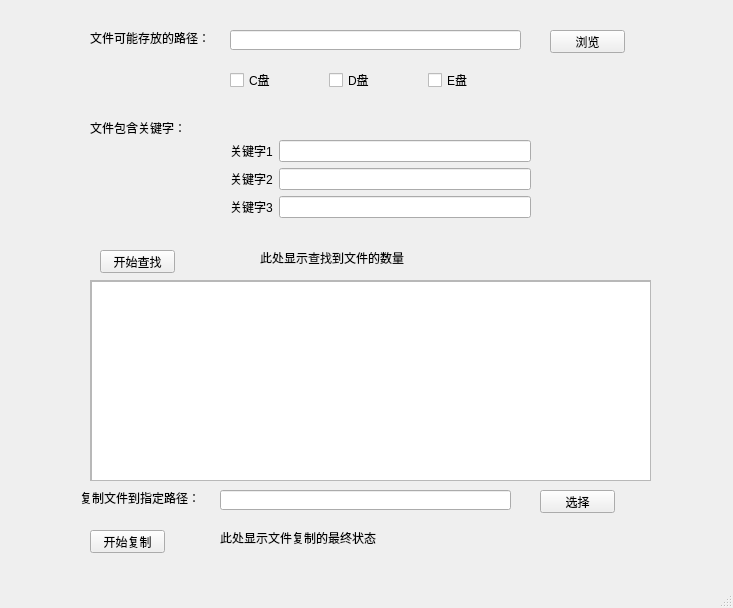
<?xml version="1.0" encoding="UTF-8"?>
<ui version="4.0">
 <class>MainWindow</class>
 <widget class="QMainWindow" name="MainWindow">
  <property name="geometry">
   <rect>
    <x>0</x>
    <y>0</y>
    <width>733</width>
    <height>608</height>
   </rect>
  </property>
  <property name="minimumSize">
   <size>
    <width>733</width>
    <height>608</height>
   </size>
  </property>
  <property name="maximumSize">
   <size>
    <width>733</width>
    <height>608</height>
   </size>
  </property>
  <property name="windowTitle">
   <string>通过关键字查询并复制文件</string>
  </property>
  <property name="windowIcon">
   <iconset>
    <normaloff>images/search.jpg</normaloff>images/search.jpg</iconset>
  </property>
  <property name="autoFillBackground">
   <bool>true</bool>
  </property>
  <widget class="QWidget" name="centralwidget">
   <widget class="QLabel" name="label_sourcePath">
    <property name="geometry">
     <rect>
      <x>90</x>
      <y>30</y>
      <width>171</width>
      <height>16</height>
     </rect>
    </property>
    <property name="text">
     <string>文件可能存放的路径：</string>
    </property>
   </widget>
   <widget class="QLineEdit" name="lineEdit_sourcePath">
    <property name="geometry">
     <rect>
      <x>230</x>
      <y>30</y>
      <width>291</width>
      <height>20</height>
     </rect>
    </property>
   </widget>
   <widget class="QWidget" name="horizontalLayoutWidget">
    <property name="geometry">
     <rect>
      <x>230</x>
      <y>50</y>
      <width>291</width>
      <height>61</height>
     </rect>
    </property>
    <layout class="QHBoxLayout" name="horizontalLayout">
     <item>
      <widget class="QCheckBox" name="checkBox_C">
       <property name="text">
        <string>C盘</string>
       </property>
      </widget>
     </item>
     <item>
      <widget class="QCheckBox" name="checkBox_D">
       <property name="text">
        <string>D盘</string>
       </property>
      </widget>
     </item>
     <item>
      <widget class="QCheckBox" name="checkBox_E">
       <property name="text">
        <string>E盘</string>
       </property>
      </widget>
     </item>
    </layout>
   </widget>
   <widget class="QPushButton" name="pushButton_selectSourcePath">
    <property name="geometry">
     <rect>
      <x>550</x>
      <y>30</y>
      <width>75</width>
      <height>23</height>
     </rect>
    </property>
    <property name="text">
     <string>浏览</string>
    </property>
   </widget>
   <widget class="QLabel" name="label_displyFindNum">
    <property name="geometry">
     <rect>
      <x>260</x>
      <y>250</y>
      <width>181</width>
      <height>16</height>
     </rect>
    </property>
    <property name="text">
     <string>此处显示查找到文件的数量</string>
    </property>
   </widget>
   <widget class="QLineEdit" name="lineEdit_TargetPath">
    <property name="geometry">
     <rect>
      <x>220</x>
      <y>490</y>
      <width>291</width>
      <height>20</height>
     </rect>
    </property>
   </widget>
   <widget class="QLabel" name="label_4">
    <property name="geometry">
     <rect>
      <x>80</x>
      <y>490</y>
      <width>171</width>
      <height>16</height>
     </rect>
    </property>
    <property name="text">
     <string>复制文件到指定路径：</string>
    </property>
   </widget>
   <widget class="QPushButton" name="pushButton_selectTargetPath">
    <property name="geometry">
     <rect>
      <x>540</x>
      <y>490</y>
      <width>75</width>
      <height>23</height>
     </rect>
    </property>
    <property name="text">
     <string>选择</string>
    </property>
   </widget>
   <widget class="QPushButton" name="pushButton_search">
    <property name="geometry">
     <rect>
      <x>100</x>
      <y>250</y>
      <width>75</width>
      <height>23</height>
     </rect>
    </property>
    <property name="text">
     <string>开始查找</string>
    </property>
   </widget>
   <widget class="QPushButton" name="pushButton_copy">
    <property name="geometry">
     <rect>
      <x>90</x>
      <y>530</y>
      <width>75</width>
      <height>23</height>
     </rect>
    </property>
    <property name="text">
     <string>开始复制</string>
    </property>
   </widget>
   <widget class="QLabel" name="label_5">
    <property name="geometry">
     <rect>
      <x>90</x>
      <y>120</y>
      <width>181</width>
      <height>16</height>
     </rect>
    </property>
    <property name="text">
     <string>文件包含关键字：</string>
    </property>
   </widget>
   <widget class="QScrollArea" name="scrollArea">
    <property name="geometry">
     <rect>
      <x>90</x>
      <y>280</y>
      <width>561</width>
      <height>201</height>
     </rect>
    </property>
    <property name="widgetResizable">
     <bool>true</bool>
    </property>
    <widget class="QWidget" name="scrollAreaWidgetContents">
     <property name="geometry">
      <rect>
       <x>0</x>
       <y>0</y>
       <width>559</width>
       <height>199</height>
      </rect>
     </property>
     <widget class="QTextBrowser" name="textBrowser">
      <property name="geometry">
       <rect>
        <x>0</x>
        <y>0</y>
        <width>561</width>
        <height>201</height>
       </rect>
      </property>
      <property name="html">
       <string>&lt;!DOCTYPE HTML PUBLIC &quot;-//W3C//DTD HTML 4.0//EN&quot; &quot;http://www.w3.org/TR/REC-html40/strict.dtd&quot;&gt;
&lt;html&gt;&lt;head&gt;&lt;meta name=&quot;qrichtext&quot; content=&quot;1&quot; /&gt;&lt;style type=&quot;text/css&quot;&gt;
p, li { white-space: pre-wrap; }
&lt;/style&gt;&lt;/head&gt;&lt;body style=&quot; font-family:'SimSun'; font-size:9pt; font-weight:400; font-style:normal;&quot;&gt;
&lt;p style=&quot;-qt-paragraph-type:empty; margin-top:12px; margin-bottom:12px; margin-left:0px; margin-right:0px; -qt-block-indent:0; text-indent:0px;&quot;&gt;&lt;br /&gt;&lt;/p&gt;&lt;/body&gt;&lt;/html&gt;</string>
      </property>
     </widget>
    </widget>
   </widget>
   <widget class="QLabel" name="label_DisplayCopyStatus">
    <property name="geometry">
     <rect>
      <x>220</x>
      <y>530</y>
      <width>181</width>
      <height>16</height>
     </rect>
    </property>
    <property name="text">
     <string>此处显示文件复制的最终状态</string>
    </property>
   </widget>
   <widget class="QWidget" name="formLayoutWidget">
    <property name="geometry">
     <rect>
      <x>230</x>
      <y>140</y>
      <width>301</width>
      <height>81</height>
     </rect>
    </property>
    <layout class="QFormLayout" name="formLayout">
     <item row="0" column="0">
      <widget class="QLabel" name="label">
       <property name="text">
        <string>关键字1</string>
       </property>
      </widget>
     </item>
     <item row="0" column="1">
      <widget class="QLineEdit" name="lineEdit"/>
     </item>
     <item row="1" column="0">
      <widget class="QLabel" name="label_2">
       <property name="text">
        <string>关键字2</string>
       </property>
      </widget>
     </item>
     <item row="1" column="1">
      <widget class="QLineEdit" name="lineEdit_2"/>
     </item>
     <item row="2" column="0">
      <widget class="QLabel" name="label_3">
       <property name="text">
        <string>关键字3</string>
       </property>
      </widget>
     </item>
     <item row="2" column="1">
      <widget class="QLineEdit" name="lineEdit_3"/>
     </item>
    </layout>
   </widget>
  </widget>
  <widget class="QMenuBar" name="menubar">
   <property name="geometry">
    <rect>
     <x>0</x>
     <y>0</y>
     <width>733</width>
     <height>23</height>
    </rect>
   </property>
  </widget>
  <widget class="QStatusBar" name="statusbar"/>
 </widget>
 <resources/>
 <connections/>
</ui>
